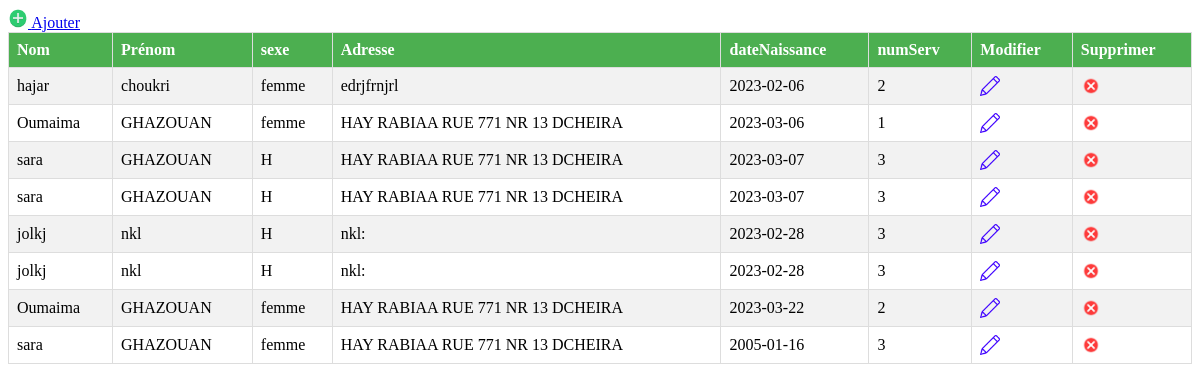
The page /allEmpls.php on the database its author committed.
### tables this page shows
CREATE TABLE `employes` (
  `id` int(11) NOT NULL,
  `nom` varchar(50) NOT NULL,
  `prenom` varchar(50) NOT NULL,
  `sexe` varchar(10) NOT NULL,
  `adresse` varchar(255) NOT NULL,
  `dateNaissance` date NOT NULL,
  `numServ` int(11) DEFAULT NULL
);

### allEmpls.php (the view, shortened to what this page needs)
<html lang="en">
<head>
    <link rel="stylesheet" href="style.css">
</head>
<body>
    <div class="container">
    <a href="signup.php" class="Btn_add" type="submit" > <img src="images/add.png"> Ajouter</a>
        <table>
            <tr id="items">
                <th>Nom</th>
                <th>Prénom</th>
                <th>sexe</th>
                <th>Adresse</th>
                <th>dateNaissance</th>
                <th>numServ</th>
                <th>Modifier</th>
                <th>Supprimer</th>
            </tr>
            <?php
                include_once "dbconnect.php";
                $req = mysqli_query($conn, "SELECT * FROM employes");
                if(mysqli_num_rows($req) == 0){
                    echo "Il n'y a pas encore d'employé ajouter !" ;
                }else {
                    while($row=mysqli_fetch_assoc($req)){
                        ?>
                        <tr>
                            <td><?=$row['nom']?></td>
                            <td><?=$row['prenom']?></td>
                            <td><?=$row['sexe']?></td>
                            <td><?=$row['adresse']?></td>
                            <td><?=$row['dateNaissance']?></td>
                            <td><?=$row['numServ']?></td>
                            <td><a href="editEmpl.php?id=<?=$row['id']?>" onclick="confirmEdit()"><img src="images/pen.png"></a></td>
                            <td><a href="delEmpl.php?id=<?=$row['id']?>"  onclick="confirmDelete()"><img src="images/trash.png"></a></td>
                        </tr>
                        <?php
                    }
                }
            ?>
        </table>
    </div>
</body>
</html>

### style.css (style rules this page uses)
table { border-collapse: collapse; width: 100%; }
th, td { text-align: left; padding: 8px; border: 1px solid #ddd; }
th { background-color: #f2f2f2; }
.Btn_add img, td a img { max-width: 20px; max-height: 20px; }

### allEmpls.php (style rules this page uses)
img { max-width: 30px; max-height: 30px; }
table { border-collapse: collapse; width: 100%; }
th, td { text-align: left; padding: 8px; }
tr:nth-child(even) { background-color: #f2f2f2; }
th { background-color: #4CAF50; color: white; }
td { border: 1px solid #ddd; }

### rows shown on the page
employes: nom "hajar", prenom "choukri", sexe "femme", adresse "edrjfrnjrl", dateNaissance "2023-02-06", numServ "2"
employes: nom "Oumaima", prenom "GHAZOUAN", sexe "femme", adresse "HAY RABIAA RUE 771 NR 13 DCHEIRA", dateNaissance "2023-03-06", numServ "1"
employes: nom "sara", prenom "GHAZOUAN", sexe "H", adresse "HAY RABIAA RUE 771 NR 13 DCHEIRA", dateNaissance "2023-03-07", numServ "3"
employes: nom "sara", prenom "GHAZOUAN", sexe "H", adresse "HAY RABIAA RUE 771 NR 13 DCHEIRA", dateNaissance "2023-03-07", numServ "3"
employes: nom "jolkj", prenom "nkl", sexe "H", adresse "nkl:", dateNaissance "2023-02-28", numServ "3"
employes: nom "jolkj", prenom "nkl", sexe "H", adresse "nkl:", dateNaissance "2023-02-28", numServ "3"
employes: nom "Oumaima", prenom "GHAZOUAN", sexe "femme", adresse "HAY RABIAA RUE 771 NR 13 DCHEIRA", dateNaissance "2023-03-22", numServ "2"
employes: nom "sara", prenom "GHAZOUAN", sexe "femme", adresse "HAY RABIAA RUE 771 NR 13 DCHEIRA", dateNaissance "2005-01-16", numServ "3"
